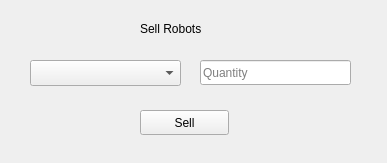
<?xml version="1.0" encoding="UTF-8"?>
<ui version="4.0">
 <class>Form</class>
 <widget class="QWidget" name="Form">
  <property name="geometry">
   <rect>
    <x>0</x>
    <y>0</y>
    <width>387</width>
    <height>163</height>
   </rect>
  </property>
  <property name="windowTitle">
   <string>Form</string>
  </property>
  <widget class="QLabel" name="label">
   <property name="geometry">
    <rect>
     <x>140</x>
     <y>20</y>
     <width>101</width>
     <height>17</height>
    </rect>
   </property>
   <property name="text">
    <string>Sell Robots</string>
   </property>
  </widget>
  <widget class="QLineEdit" name="quantity_le">
   <property name="geometry">
    <rect>
     <x>200</x>
     <y>60</y>
     <width>151</width>
     <height>25</height>
    </rect>
   </property>
   <property name="text">
    <string/>
   </property>
   <property name="maxLength">
    <number>32768</number>
   </property>
   <property name="placeholderText">
    <string>Quantity</string>
   </property>
  </widget>
  <widget class="QPushButton" name="submit_btn">
   <property name="geometry">
    <rect>
     <x>140</x>
     <y>110</y>
     <width>89</width>
     <height>25</height>
    </rect>
   </property>
   <property name="text">
    <string>Sell</string>
   </property>
  </widget>
  <widget class="QComboBox" name="product_cb">
   <property name="geometry">
    <rect>
     <x>30</x>
     <y>60</y>
     <width>151</width>
     <height>26</height>
    </rect>
   </property>
   <property name="editable">
    <bool>false</bool>
   </property>
  </widget>
 </widget>
 <resources/>
 <connections/>
</ui>
